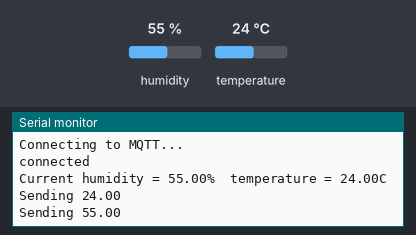
A sketch run on a simulated ESP32. Parts: the last lines printed to the serial monitor. The test bench sets the inputs (shaded band); at power-on: humidity 55 %, temperature 24 °C. WiFi joins after 1.5 s; servers stay silent unless stated; no MQTT or app messages arrive unless stated.

Above: at 7.2 s.
7.3 s: humidity set to 22 %
At 12.4 s:
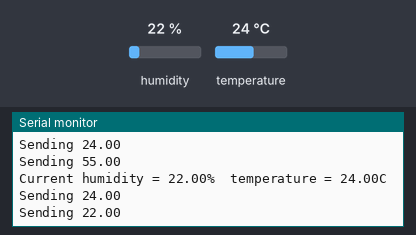
12.9 s: temperature set to 12 °C
At 17.1 s:
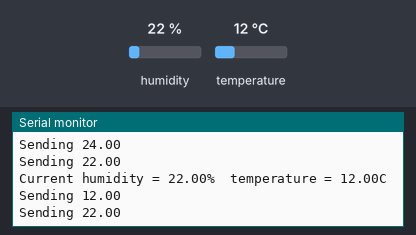
18.5 s: humidity set to 40 %
At 21.9 s:
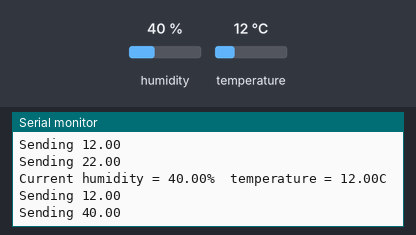
Timing chart, 0 to 23.4 s (numbered marks = the images above; inputs shaded):
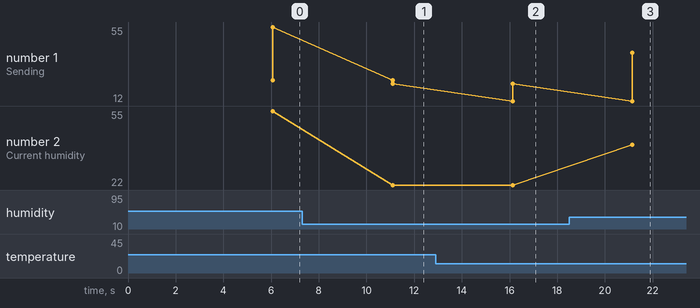

The sketch:

HumidityMqtt.ino
```cpp
#include <WiFi.h>
#include <PubSubClient.h>
#include <dht.h>

#include "DHT.h"
#define dht_apin 16 // Pin sensor is connected to: G16
dht DHT;

// replace the following values with your information
const char* ssid = "mobile medien";
const char* password = "iot_rockz";

// every mqtt client must have its own name; choose anything
const char* mqttClientName = "YOUR_CLIENT_NAME";

// IP address or URL of your MQTT broker/server.
// For demo purposes you can use  the public mosquitto broker "test.mosquitto.org"
// See http://test.mosquitto.org
const char* mqttServer = "192.168.178.27";

// basic mqtt port; should not be changed
const int mqttPort = 1883;

WiFiClient espClient;
PubSubClient mqttClient(espClient);

void connectToWifi() {
  //
  delay(4000);
  WiFi.begin(ssid, password);

  while (WiFi.status() != WL_CONNECTED) {
    delay(1000);
    Serial.println("Connecting to WiFi..");
  }

  Serial.println("Connected to the WiFi network");
}

void connectToMqtt() {
  mqttClient.setServer(mqttServer, mqttPort);
  while (!mqttClient.connected()) {
    Serial.println("Connecting to MQTT...");

    if (mqttClient.connect(mqttClientName)) {
      Serial.println("connected");
    } else {
      Serial.print("failed with state ");
      Serial.print(mqttClient.state());
      Serial.println();
      delay(2000);
    }
  }
}

void readTempertatureHumidity() {
  DHT.read11(dht_apin);
  Serial.print("Current humidity = ");
  Serial.print(DHT.humidity);
  Serial.print("%  ");
  Serial.print("temperature = ");
  Serial.print(DHT.temperature);
  Serial.println("C  ");
}

void sendMessage(String input, char* topic) {
  int strLen = (input.length() + 1);
  char message[strLen] = {};
  input.toCharArray(message, strLen);

  Serial.println("Sending " + input);
  mqttClient.publish(topic, message);
}

void setup() {
  Serial.begin(115200);

  connectToWifi();
  connectToMqtt();

  mqttClient.publish("esp/test", "Hello from ESP32");
}

void loop() {
  if (!mqttClient.connected()) {
    connectToMqtt();
  }

  readTempertatureHumidity();
  String temp = String(DHT.temperature);
  sendMessage(temp, "iot/temp");

  String humidity = String(DHT.humidity);
  sendMessage(humidity, "iot/humidity");
  mqttClient.loop();

  delay(5000);
}
```

Measured:
- after the input at 7.3 s, the serial monitor: prints a new line after 3.8 s (image 1)
- after the input at 12.9 s, the serial monitor: prints a new line after 3.2 s (image 2)
- after the input at 18.5 s, the serial monitor: prints a new line after 2.7 s (image 3)
- plotted number 1: 55 → 22 after the input at 7.3 s, 22 → 40 after the input at 18.5 s
- plotted number 2: 55 → 22 after the input at 7.3 s, 22 → 40 after the input at 18.5 s
